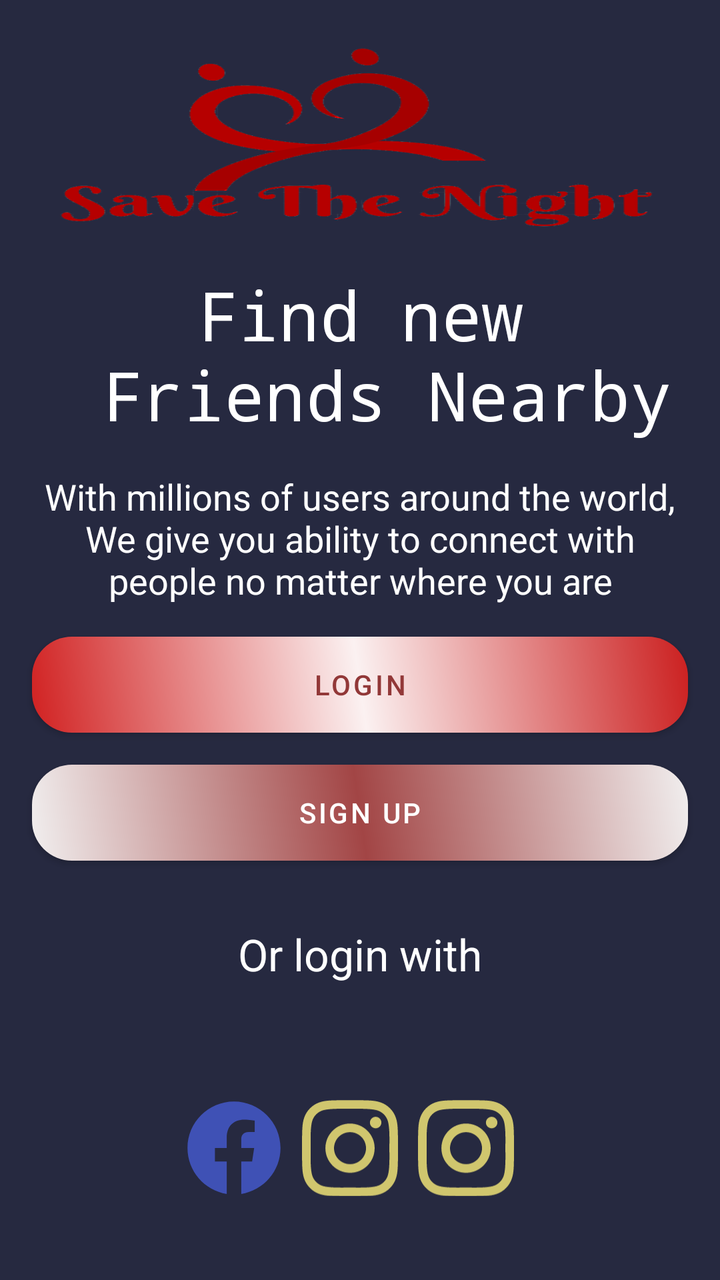
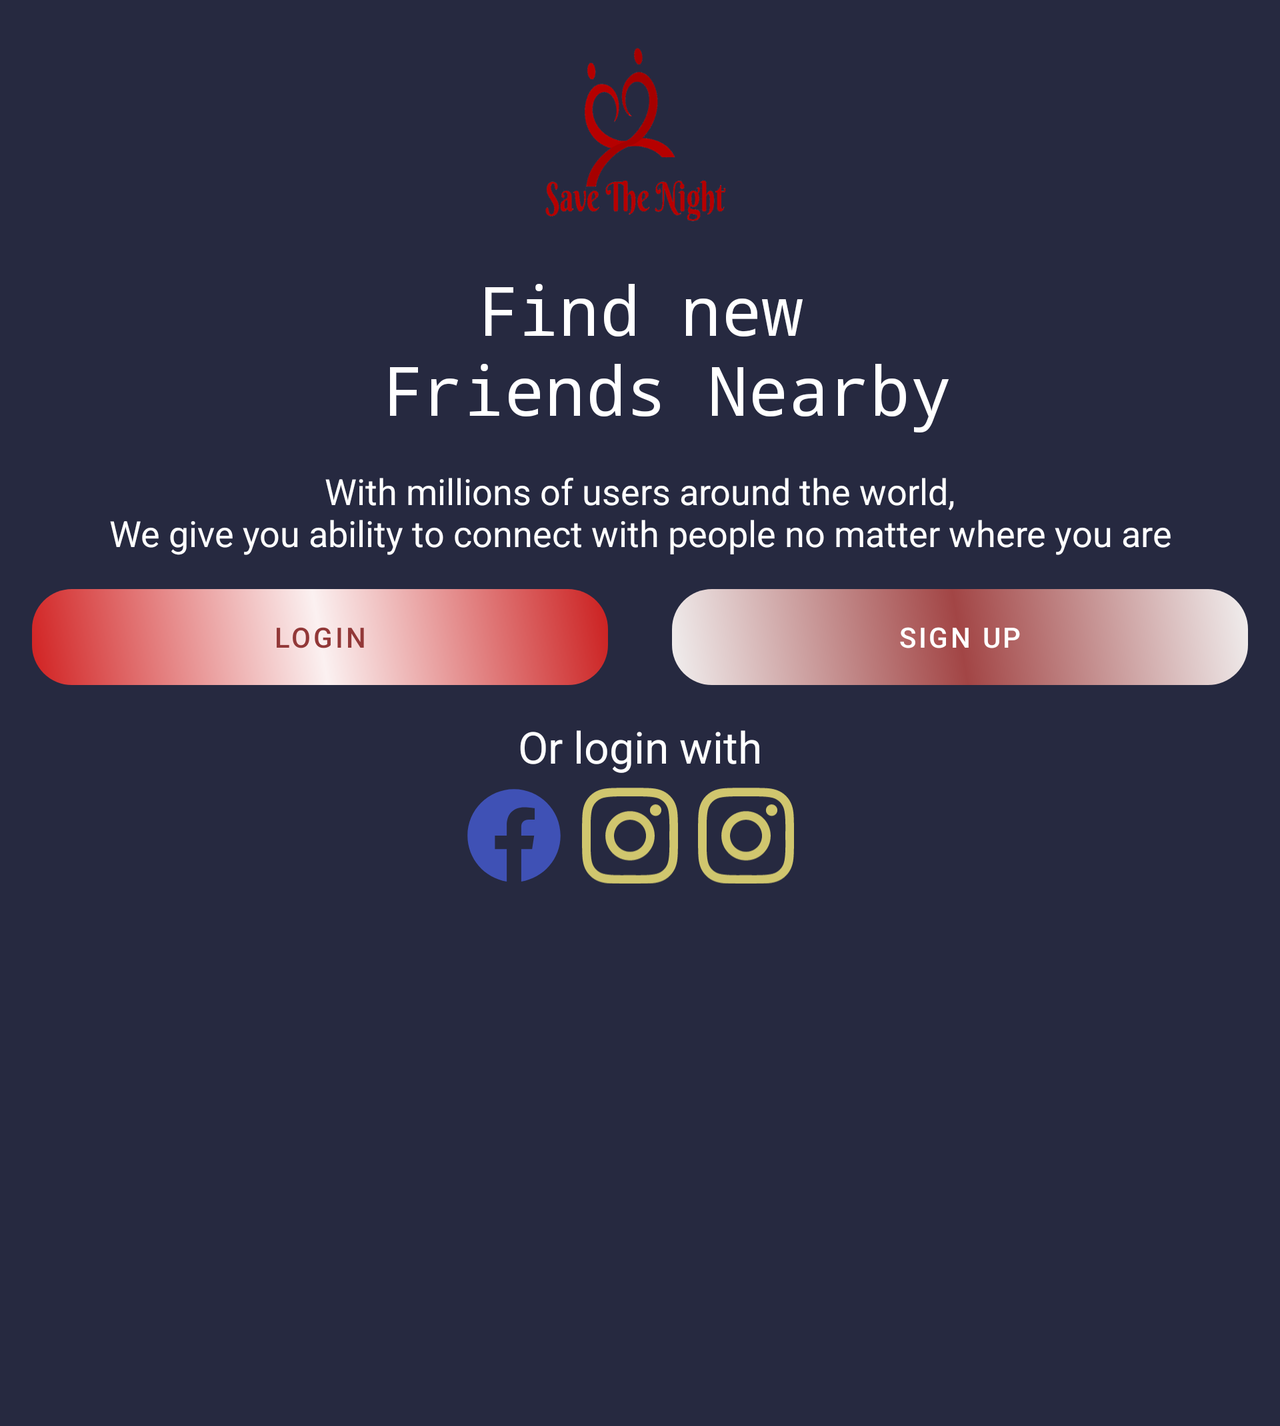

Two renders of one Android screen. The first uses the default layout on a phone; the second uses the alternative layout the repository ships for a different screen configuration, on a matching device. The two XML files are below.
<!-- AndroidManifest.xml: application theme Theme.SaveTheNight -->
<!-- res/layout/fragment_on_board.xml -->
<?xml version="1.0" encoding="utf-8"?>
<androidx.constraintlayout.widget.ConstraintLayout xmlns:android="http://schemas.android.com/apk/res/android"
    xmlns:tools="http://schemas.android.com/tools"
    android:layout_width="match_parent"
    android:layout_height="match_parent"
    xmlns:app="http://schemas.android.com/apk/res-auto"
    tools:context=".ui.onBoard.OnBoardFragment"
    android:background="@color/dash_bg">


    <TextView
        android:id="@+id/textView"
        android:layout_width="0dp"
        android:layout_height="wrap_content"
        android:layout_marginStart="16dp"
        android:layout_marginEnd="16dp"
        android:layout_marginBottom="420dp"
        android:fontFamily="monospace"
        android:includeFontPadding="true"
        android:text="@string/find_new_friends_nearby"
        android:textAlignment="center"
        android:textAppearance="@style/TextAppearance.AppCompat.Display1"
        android:textColor="@color/white"
        app:layout_constraintBottom_toBottomOf="parent"
        app:layout_constraintEnd_toEndOf="parent"
        app:layout_constraintHorizontal_bias="0.0"
        app:layout_constraintStart_toStartOf="parent" />

    <TextView
        android:id="@+id/textView2"
        android:layout_width="0dp"
        android:layout_height="wrap_content"
        android:layout_marginStart="16dp"
        android:layout_marginTop="16dp"
        android:layout_marginEnd="16dp"
        android:textAlignment="center"
        android:text="@string/save_text"
        android:textAppearance="@style/TextAppearance.AppCompat.Medium"
        android:textColor="@color/white"
        app:layout_constraintEnd_toEndOf="parent"
        app:layout_constraintHorizontal_bias="0.0"
        app:layout_constraintStart_toStartOf="parent"
        app:layout_constraintTop_toBottomOf="@id/textView" />

    <Button
        android:id="@+id/boardLoginButton"
        android:layout_width="0dp"
        android:layout_height="wrap_content"
        android:layout_marginTop="16dp"
        android:background="@drawable/login_button"
        android:text="@string/login"
        android:textColor="@color/login"
        app:backgroundTint="@null"
        app:layout_constraintEnd_toEndOf="@+id/textView2"
        app:layout_constraintStart_toStartOf="@+id/textView2"
        app:layout_constraintTop_toBottomOf="@+id/textView2" />

    <Button
        android:id="@+id/boardSignUpButton"
        android:layout_width="0dp"
        android:layout_height="wrap_content"
        android:layout_marginTop="16dp"
        android:background="@drawable/signup_button"
        android:text="@string/sign_up"
        android:textColor="@color/white"
        app:backgroundTint="@null"
        app:layout_constraintEnd_toEndOf="@+id/boardLoginButton"
        app:layout_constraintStart_toStartOf="@+id/boardLoginButton"
        app:layout_constraintTop_toBottomOf="@+id/boardLoginButton" />

    <TextView
        android:id="@+id/textView3"
        android:layout_width="0dp"
        android:layout_height="wrap_content"
        android:layout_marginTop="32dp"
        android:gravity="center"
        android:text="Or login with"
        android:textAppearance="@style/TextAppearance.AppCompat.Large"
        android:textColor="@color/white"
        app:layout_constraintEnd_toEndOf="@+id/boardSignUpButton"
        app:layout_constraintStart_toStartOf="@+id/boardSignUpButton"
        app:layout_constraintTop_toBottomOf="@+id/boardSignUpButton" />

    <LinearLayout
        android:id="@+id/iconLogins"
        android:layout_width="match_parent"
        android:layout_height="wrap_content"
        android:orientation="horizontal"
        android:gravity="center"
        android:layout_marginStart="16dp"
        android:layout_marginTop="16dp"
        android:layout_marginEnd="16dp"
        app:layout_constraintBottom_toBottomOf="parent"
        app:layout_constraintEnd_toEndOf="parent"
        app:layout_constraintStart_toStartOf="parent"
        app:layout_constraintTop_toBottomOf="@id/textView3">

        <ImageButton

            android:id="@+id/withFacebook"
            android:layout_width="48dp"
            android:layout_height="48dp"
            android:layout_marginEnd="10dp"
            android:scaleType="centerCrop"
            app:backgroundTint="@null"
            android:background="#00000000"
            android:src="@drawable/ic_facebook_brands" />
        <ImageButton

            android:id="@+id/withInstagram"
            android:layout_width="48dp"
            android:layout_height="48dp"
            android:layout_marginEnd="10dp"
            android:scaleType="centerCrop"
            android:background="#00000000"
            android:src="@drawable/ic_instagram_brands" />

        <ImageButton

            android:id="@+id/withGoogle"
            android:layout_width="48dp"
            android:layout_height="48dp"
            android:layout_marginEnd="10dp"
            android:scaleType="centerCrop"
            android:background="#00000000"
            android:src="@drawable/ic_instagram_brands" />
    </LinearLayout>

    <ImageView
        android:id="@+id/imageView"
        android:layout_width="0dp"
        android:layout_height="0dp"
        android:layout_margin="16dp"
        android:layout_marginStart="16dp"
        android:layout_marginTop="16dp"
        android:layout_marginEnd="16dp"
        android:layout_marginBottom="16dp"
        android:scaleType="fitXY"
        android:src="@drawable/savethenight"
        app:layout_constraintBottom_toTopOf="@id/textView"
        app:layout_constraintEnd_toEndOf="parent"
        app:layout_constraintHorizontal_bias="0.497"
        app:layout_constraintStart_toStartOf="parent"
        app:layout_constraintTop_toTopOf="parent"
        app:layout_constraintVertical_bias="0.0" />

</androidx.constraintlayout.widget.ConstraintLayout>
<!-- resources referenced by this layout -->
<resources>
  <color name="dash_bg">#262940</color>
  <color name="login">#923838</color>
  <color name="white">#FFFFFFFF</color>
  <!-- drawable ic_facebook_brands (drawable) -->
  <vector xmlns:android="http://schemas.android.com/apk/res/android"
      android:width="512dp"
      android:height="512dp"
      android:viewportWidth="512"
      android:viewportHeight="512">
      <path
          android:fillColor="#3F51B5"
          android:pathData="M504,256C504,119 393,8 256,8S8,119 8,256c0,123.78 90.69,226.38 209.25,245V327.69h-63V256h63v-54.64c0,-62.15 37,-96.48 93.67,-96.48 27.14,0 55.52,4.84 55.52,4.84v61h-31.28c-30.8,0 -40.41,19.12 -40.41,38.73V256h68.78l-11,71.69h-57.78V501C413.31,482.38 504,379.78 504,256z" />
  </vector>
  <!-- drawable login_button (drawable) -->
  <?xml version="1.0" encoding="utf-8"?>
  <shape xmlns:android="http://schemas.android.com/apk/res/android">
      <corners android:radius="20dp" />
      <gradient
          android:angle="45"
          android:centerColor="#FBF1F1"
          android:centerX="50%"
          android:centerY="50%"
          android:endColor="#CB1F1F"
          android:gradientRadius="50%"
          android:startColor="#D12121"
          android:type="linear" />
  
  </shape>
  <!-- drawable signup_button (drawable) -->
  <?xml version="1.0" encoding="utf-8"?>
  <shape xmlns:android="http://schemas.android.com/apk/res/android">
  
      <corners android:radius="20dp" />
      <gradient
          android:angle="45"
          android:centerColor="#A24545"
          android:centerX="50%"
          android:centerY="50%"
          android:endColor="#F1EFEF"
          android:gradientRadius="50%"
          android:startColor="#F1EFEF"
          android:type="linear" />
  
  </shape>
  <string name="find_new_friends_nearby">Find new\n \tFriends Nearby</string>
  <string name="login">Login</string>
  <string name="save_text">With millions of users around the world,\nWe give you ability to connect with people no matter where you are</string>
  <string name="sign_up">Sign Up</string>
  <style name="Theme.SaveTheNight" parent="Theme.MaterialComponents.DayNight.NoActionBar">
          
          <item name="colorPrimary">@color/purple_200</item>
          <item name="colorPrimaryVariant">@color/dash_bg</item>
          <item name="colorOnPrimary">@color/white</item>
          
          <item name="colorSecondary">@color/teal_200</item>
          <item name="colorSecondaryVariant">@color/teal_700</item>
          <item name="colorOnSecondary">@color/black</item>
          
          <item name="android:statusBarColor" tools:targetApi="l">?attr/colorPrimaryVariant</item>
          
      </style>
  <color name="purple_200">#FFBB86FC</color>
  <color name="teal_200">#FF03DAC5</color>
  <color name="teal_700">#FF018786</color>
  <color name="black">#FF000000</color>
  <!-- some entries are left out for length -->
</resources>
<!-- res/layout-land/fragment_on_board.xml (the repository's variant of the layout above) -->
<!-- drawn on the phone turned sideways -->
<?xml version="1.0" encoding="utf-8"?>
<ScrollView xmlns:android="http://schemas.android.com/apk/res/android"
    xmlns:app="http://schemas.android.com/apk/res-auto"
    xmlns:tools="http://schemas.android.com/tools"
    android:layout_width="match_parent"
    android:layout_height="match_parent"
    android:background="@color/dash_bg">

    <androidx.constraintlayout.widget.ConstraintLayout
        android:layout_width="match_parent"
        android:layout_height="match_parent"
        android:background="@color/dash_bg"
        tools:context=".ui.onBoard.OnBoardFragment">

        <ImageView
            android:id="@+id/imageView"
            android:layout_width="100dp"
            android:layout_height="100dp"
            android:layout_margin="16dp"
            android:layout_marginStart="16dp"
            android:layout_marginTop="16dp"
            android:layout_marginEnd="16dp"
            android:layout_marginBottom="16dp"
            android:scaleType="fitXY"
            android:src="@drawable/savethenight"
            app:layout_constraintBottom_toTopOf="@id/textView"
            app:layout_constraintEnd_toEndOf="parent"
            app:layout_constraintHorizontal_bias="0.497"
            app:layout_constraintStart_toStartOf="parent"
            app:layout_constraintTop_toTopOf="parent"
            app:layout_constraintVertical_bias="0.0" />

        <TextView
            android:id="@+id/textView"
            android:layout_width="0dp"
            android:layout_height="wrap_content"
            android:layout_marginStart="16dp"
            android:layout_marginEnd="16dp"
            android:layout_marginBottom="496dp"
            android:fontFamily="monospace"
            android:includeFontPadding="true"
            android:text="@string/find_new_friends_nearby"
            android:textAlignment="center"
            android:textAppearance="@style/TextAppearance.AppCompat.Display1"
            android:textColor="@color/white"
            app:layout_constraintBottom_toBottomOf="parent"
            app:layout_constraintEnd_toEndOf="parent"
            app:layout_constraintHorizontal_bias="0.0"
            app:layout_constraintStart_toStartOf="parent" />

        <TextView
            android:id="@+id/textView2"
            android:layout_width="0dp"
            android:layout_height="wrap_content"
            android:layout_marginStart="16dp"
            android:layout_marginTop="16dp"
            android:layout_marginEnd="16dp"
            android:text="@string/save_text"
            android:textAlignment="center"
            android:textAppearance="@style/TextAppearance.AppCompat.Medium"
            android:textColor="@color/white"
            app:layout_constraintEnd_toEndOf="parent"
            app:layout_constraintHorizontal_bias="0.0"
            app:layout_constraintStart_toStartOf="parent"
            app:layout_constraintTop_toBottomOf="@id/textView" />

        <LinearLayout
            android:id="@+id/linearLayout2"
            android:layout_width="match_parent"
            android:layout_height="wrap_content"
            android:orientation="horizontal"
            app:layout_constraintTop_toBottomOf="@id/textView2">

            <Button
                android:id="@+id/boardLoginButton"
                android:layout_width="0dp"
                android:layout_height="wrap_content"
                android:layout_marginTop="16dp"
                android:layout_weight="1"
                android:layout_margin="16dp"
                android:background="@drawable/login_button"
                android:text="@string/login"
                android:textColor="@color/login"
                app:backgroundTint="@null"
                style="?android:attr/buttonBarButtonStyle" />

            <Button
                android:id="@+id/boardSignUpButton"
                android:layout_width="0dp"
                android:layout_height="wrap_content"
                android:layout_marginTop="16dp"
                android:layout_weight="1"
                android:layout_margin="16dp"
                android:background="@drawable/signup_button"
                android:text="@string/sign_up"
                android:textColor="@color/white"
                app:backgroundTint="@null"
                style="?android:attr/buttonBarButtonStyle" />

        </LinearLayout>

        <TextView
            android:id="@+id/textView3"
            android:layout_width="0dp"
            android:layout_height="wrap_content"
            android:layout_marginStart="16dp"
            android:layout_marginEnd="16dp"
            android:gravity="center"
            android:text="Or login with"
            android:textAppearance="@style/TextAppearance.AppCompat.Large"
            android:textColor="@color/white"
            app:layout_constraintEnd_toEndOf="parent"
            app:layout_constraintStart_toStartOf="parent"
            app:layout_constraintTop_toBottomOf="@+id/linearLayout2" />

        <LinearLayout
            android:id="@+id/iconLogins"
            android:layout_width="match_parent"
            android:layout_height="wrap_content"
            android:layout_marginStart="16dp"
            android:layout_marginTop="6dp"
            android:layout_marginEnd="16dp"
            android:layout_marginBottom="16dp"
            android:gravity="center"
            android:orientation="horizontal"
            app:layout_constraintBottom_toBottomOf="parent"
            app:layout_constraintEnd_toEndOf="parent"
            app:layout_constraintHorizontal_bias="0.63"
            app:layout_constraintStart_toStartOf="parent"
            app:layout_constraintTop_toBottomOf="@id/textView3"
            app:layout_constraintVertical_bias="0.0">

            <ImageButton

                android:id="@+id/withFacebook"
                android:layout_width="48dp"
                android:layout_height="48dp"
                android:layout_marginEnd="10dp"
                android:background="#00000000"
                android:scaleType="centerCrop"
                android:src="@drawable/ic_facebook_brands"
                app:backgroundTint="@null" />

            <ImageButton

                android:id="@+id/withInstagram"
                android:layout_width="48dp"
                android:layout_height="48dp"
                android:layout_marginEnd="10dp"
                android:background="#00000000"
                android:scaleType="centerCrop"
                android:src="@drawable/ic_instagram_brands" />

            <ImageButton

                android:id="@+id/withGoogle"
                android:layout_width="48dp"
                android:layout_height="48dp"
                android:layout_marginEnd="10dp"
                android:background="#00000000"
                android:scaleType="centerCrop"
                android:src="@drawable/ic_instagram_brands" />
        </LinearLayout>


    </androidx.constraintlayout.widget.ConstraintLayout>

</ScrollView>
